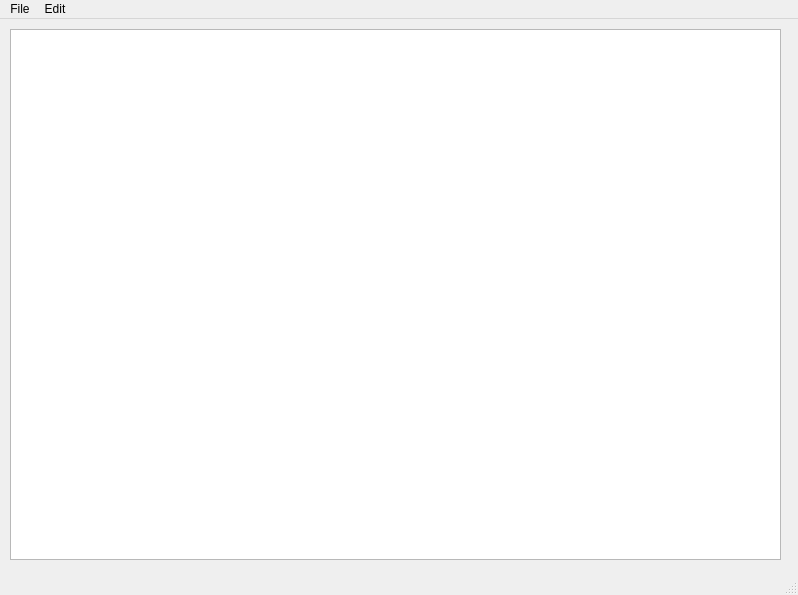
<?xml version="1.0" encoding="UTF-8"?>
<ui version="4.0">
 <class>MainWindow</class>
 <widget class="QMainWindow" name="MainWindow">
  <property name="geometry">
   <rect>
    <x>0</x>
    <y>0</y>
    <width>798</width>
    <height>595</height>
   </rect>
  </property>
  <property name="windowTitle">
   <string>MainWindow</string>
  </property>
  <widget class="QWidget" name="centralwidget">
   <widget class="QWidget" name="verticalLayoutWidget">
    <property name="geometry">
     <rect>
      <x>10</x>
      <y>10</y>
      <width>771</width>
      <height>531</height>
     </rect>
    </property>
    <layout class="QVBoxLayout" name="verticalLayout">
     <item>
      <widget class="QTextEdit" name="textEdit"/>
     </item>
    </layout>
   </widget>
  </widget>
  <widget class="QMenuBar" name="menubar">
   <property name="geometry">
    <rect>
     <x>0</x>
     <y>0</y>
     <width>798</width>
     <height>22</height>
    </rect>
   </property>
   <widget class="QMenu" name="menuFile">
    <property name="title">
     <string>File</string>
    </property>
    <addaction name="actionNew"/>
    <addaction name="actionOpen"/>
    <addaction name="actionSave_as"/>
    <addaction name="actionPrint"/>
    <addaction name="actionExit"/>
   </widget>
   <widget class="QMenu" name="menuEdit">
    <property name="title">
     <string>Edit</string>
    </property>
    <addaction name="actionCopy"/>
    <addaction name="actionPaste"/>
    <addaction name="actionCut"/>
    <addaction name="actionUndo"/>
    <addaction name="actionRedo"/>
   </widget>
   <addaction name="menuFile"/>
   <addaction name="menuEdit"/>
  </widget>
  <widget class="QStatusBar" name="statusbar"/>
  <action name="actionNew">
   <property name="icon">
    <iconset resource="Resources.qrc">
     <normaloff>:/imgs/Icon/bmp/32bit/Normal/32x32-32b/New.bmp</normaloff>:/imgs/Icon/bmp/32bit/Normal/32x32-32b/New.bmp</iconset>
   </property>
   <property name="text">
    <string>New</string>
   </property>
  </action>
  <action name="actionOpen">
   <property name="icon">
    <iconset resource="Resources.qrc">
     <normaloff>:/imgs/Icon/bmp/32bit/Normal/32x32-32b/Open.bmp</normaloff>:/imgs/Icon/bmp/32bit/Normal/32x32-32b/Open.bmp</iconset>
   </property>
   <property name="text">
    <string>Open</string>
   </property>
  </action>
  <action name="actionSave_as">
   <property name="icon">
    <iconset resource="Resources.qrc">
     <normaloff>:/imgs/Icon/bmp/32bit/Normal/32x32-32b/Save as.bmp</normaloff>:/imgs/Icon/bmp/32bit/Normal/32x32-32b/Save as.bmp</iconset>
   </property>
   <property name="text">
    <string>Save as</string>
   </property>
  </action>
  <action name="actionPrint">
   <property name="icon">
    <iconset resource="Resources.qrc">
     <normaloff>:/imgs/Icon/bmp/32bit/Normal/32x32-32b/Print.bmp</normaloff>:/imgs/Icon/bmp/32bit/Normal/32x32-32b/Print.bmp</iconset>
   </property>
   <property name="text">
    <string>Print</string>
   </property>
  </action>
  <action name="actionExit">
   <property name="icon">
    <iconset resource="Resources.qrc">
     <normaloff>:/imgs/Icon/bmp/32bit/Normal/32x32-32b/Exit.bmp</normaloff>:/imgs/Icon/bmp/32bit/Normal/32x32-32b/Exit.bmp</iconset>
   </property>
   <property name="text">
    <string>Exit</string>
   </property>
  </action>
  <action name="actionCopy">
   <property name="icon">
    <iconset resource="Resources.qrc">
     <normaloff>:/imgs/Icon/bmp/32bit/Normal/32x32-32b/Copy.bmp</normaloff>:/imgs/Icon/bmp/32bit/Normal/32x32-32b/Copy.bmp</iconset>
   </property>
   <property name="text">
    <string>Copy</string>
   </property>
  </action>
  <action name="actionPaste">
   <property name="icon">
    <iconset resource="Resources.qrc">
     <normaloff>:/imgs/Icon/bmp/32bit/Normal/32x32-32b/Paste.bmp</normaloff>:/imgs/Icon/bmp/32bit/Normal/32x32-32b/Paste.bmp</iconset>
   </property>
   <property name="text">
    <string>Paste</string>
   </property>
  </action>
  <action name="actionCut">
   <property name="icon">
    <iconset resource="Resources.qrc">
     <normaloff>:/imgs/Icon/bmp/32bit/Normal/32x32-32b/Cut.bmp</normaloff>:/imgs/Icon/bmp/32bit/Normal/32x32-32b/Cut.bmp</iconset>
   </property>
   <property name="text">
    <string>Cut</string>
   </property>
  </action>
  <action name="actionUndo">
   <property name="icon">
    <iconset resource="Resources.qrc">
     <normaloff>:/imgs/Icon/bmp/32bit/Normal/32x32-32b/Undo.bmp</normaloff>:/imgs/Icon/bmp/32bit/Normal/32x32-32b/Undo.bmp</iconset>
   </property>
   <property name="text">
    <string>Undo</string>
   </property>
  </action>
  <action name="actionRedo">
   <property name="icon">
    <iconset resource="Resources.qrc">
     <normaloff>:/imgs/Icon/bmp/32bit/Normal/32x32-32b/Redo.bmp</normaloff>:/imgs/Icon/bmp/32bit/Normal/32x32-32b/Redo.bmp</iconset>
   </property>
   <property name="text">
    <string>Redo</string>
   </property>
  </action>
 </widget>
 <resources>
  <include location="Resources.qrc"/>
 </resources>
 <connections/>
</ui>
